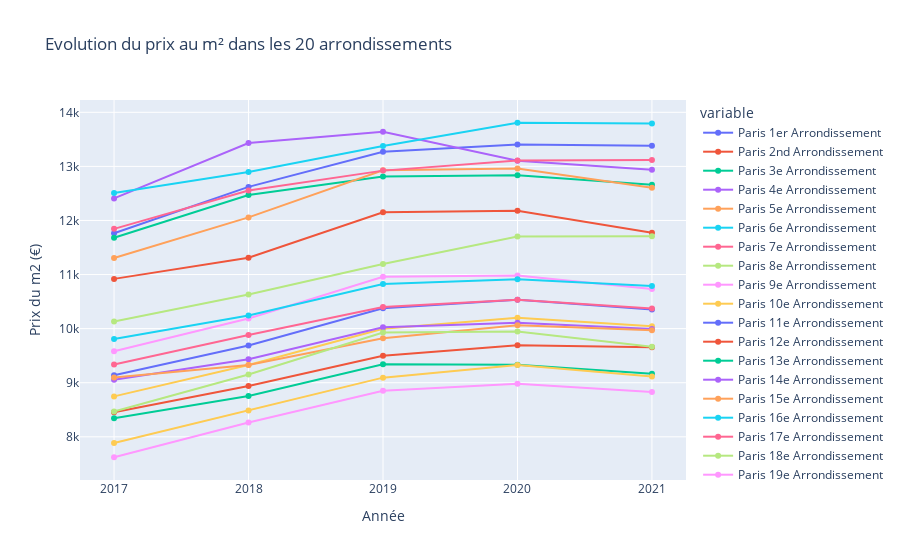

The cell this chart's notebook holds for it:
### Markdown cell above
Nous allons ajouter à cette visualisation tous les autres arrondissement avec une couleur différente.

### Code cell
#On affiche l'évolution du prix au m² par arrondissement dans Paris
prix_2A = (df_evolution_all.iloc[0:5,1]).to_list()
prix_3A = (df_evolution_all.iloc[0:5,2]).to_list()
prix_4A = (df_evolution_all.iloc[0:5,3]).to_list()
prix_5A = (df_evolution_all.iloc[0:5,4]).to_list()
prix_6A = (df_evolution_all.iloc[0:5,5]).to_list()
prix_7A = (df_evolution_all.iloc[0:5,6]).to_list()
prix_8A = (df_evolution_all.iloc[0:5,7]).to_list()
prix_9A = (df_evolution_all.iloc[0:5,8]).to_list()
prix_10A = (df_evolution_all.iloc[0:5,9]).to_list()
prix_11A = (df_evolution_all.iloc[0:5,10]).to_list()
prix_12A = (df_evolution_all.iloc[0:5,11]).to_list()
prix_13A = (df_evolution_all.iloc[0:5,12]).to_list()
prix_14A = (df_evolution_all.iloc[0:5,13]).to_list()
prix_15A = (df_evolution_all.iloc[0:5,14]).to_list()
prix_16A = (df_evolution_all.iloc[0:5,15]).to_list()
prix_17A = (df_evolution_all.iloc[0:5,16]).to_list()
prix_18A = (df_evolution_all.iloc[0:5,17]).to_list()
prix_19A = (df_evolution_all.iloc[0:5,18]).to_list()
prix_20A = (df_evolution_all.iloc[0:5,19]).to_list()


fig3 = px.line(df_evolution_all, 
               x=liste_annee, 
               y=[prix_1A,prix_2A,prix_3A,prix_4A,prix_5A,prix_6A,prix_7A,prix_8A,prix_9A,prix_10A,prix_11A,prix_12A,prix_13A,prix_14A,prix_15A,prix_16A,prix_17A,prix_18A,prix_19A,prix_20A],
               title='Evolution du prix au m² dans les 20 arrondissements',
               markers=True,
               labels={'x':'Année','value':'Prix du m2 (€)'}
               )
newnames = {'wide_variable_0':'Paris 1er Arrondissement',
            'wide_variable_1': 'Paris 2nd Arrondissement',
            'wide_variable_2': 'Paris 3e Arrondissement',
            'wide_variable_3': 'Paris 4e Arrondissement',
            'wide_variable_4': 'Paris 5e Arrondissement',
            'wide_variable_5': 'Paris 6e Arrondissement',
            'wide_variable_6': 'Paris 7e Arrondissement',
            'wide_variable_7': 'Paris 8e Arrondissement',
            'wide_variable_8': 'Paris 9e Arrondissement',
            'wide_variable_9': 'Paris 10e Arrondissement',
            'wide_variable_10': 'Paris 11e Arrondissement',
            'wide_variable_11': 'Paris 12e Arrondissement',
            'wide_variable_12': 'Paris 13e Arrondissement',
            'wide_variable_13': 'Paris 14e Arrondissement',
            'wide_variable_14':'Paris 15e Arrondissement',
            'wide_variable_15': 'Paris 16e Arrondissement',
            'wide_variable_16': 'Paris 17e Arrondissement',
            'wide_variable_17': 'Paris 18e Arrondissement',
            'wide_variable_18': 'Paris 19e Arrondissement',
            'wide_variable_19': 'Paris 20e Arrondissement'
            }
fig3.for_each_trace(lambda t: t.update(name = newnames[t.name], legendgroup = newnames[t.name], 
                                      hovertemplate = t.hovertemplate.replace(t.name, newnames[t.name])))
fig3.show()

### Figure 1 — Plotly figure (JSON) as saved in the notebook; plotly's stock layout.template omitted (floating-point values rounded to 4 significant figures)
{"data": [{"hovertemplate": "variable=Paris 1er Arrondissement<br>Année=%{x}<br>Prix du m2 (€)=%{y}<extra></extra>", "legendgroup": "Paris 1er Arrondissement", "line": {"color": "#636efa", "dash": "solid"}, "marker": {"symbol": "circle"}, "mode": "lines+markers", "name": "Paris 1er Arrondissement", "orientation": "v", "showlegend": true, "type": "scatter", "x": ["2017", "2018", "2019", "2020", "2021"], "xaxis": "x", "y": [11760.0, 12620.0, 13270.0, 13410.0, 13380.0], "yaxis": "y"}, {"hovertemplate": "variable=Paris 2nd Arrondissement<br>Année=%{x}<br>Prix du m2 (€)=%{y}<extra></extra>", "legendgroup": "Paris 2nd Arrondissement", "line": {"color": "#EF553B", "dash": "solid"}, "marker": {"symbol": "circle"}, "mode": "lines+markers", "name": "Paris 2nd Arrondissement", "orientation": "v", "showlegend": true, "type": "scatter", "x": ["2017", "2018", "2019", "2020", "2021"], "xaxis": "x", "y": [10920.0, 11310.0, 12150.0, 12180.0, 11770.0], "yaxis": "y"}, {"hovertemplate": "variable=Paris 3e Arrondissement<br>Année=%{x}<br>Prix du m2 (€)=%{y}<extra></extra>", "legendgroup": "Paris 3e Arrondissement", "line": {"color": "#00cc96", "dash": "solid"}, "marker": {"symbol": "circle"}, "mode": "lines+markers", "name": "Paris 3e Arrondissement", "orientation": "v", "showlegend": true, "type": "scatter", "x": ["2017", "2018", "2019", "2020", "2021"], "xaxis": "x", "y": [11680.0, 12470.0, 12810.0, 12830.0, 12660.0], "yaxis": "y"}, {"hovertemplate": "variable=Paris 4e Arrondissement<br>Année=%{x}<br>Prix du m2 (€)=%{y}<extra></extra>", "legendgroup": "Paris 4e Arrondissement", "line": {"color": "#ab63fa", "dash": "solid"}, "marker": {"symbol": "circle"}, "mode": "lines+markers", "name": "Paris 4e Arrondissement", "orientation": "v", "showlegend": true, "type": "scatter", "x": ["2017", "2018", "2019", "2020", "2021"], "xaxis": "x", "y": [12410.0, 13430.0, 13640.0, 13100.0, 12940.0], "yaxis": "y"}, {"hovertemplate": "variable=Paris 5e Arrondissement<br>Année=%{x}<br>Prix du m2 (€)=%{y}<extra></extra>", "legendgroup": "Paris 5e Arrondissement", "line": {"color": "#FFA15A", "dash": "solid"}, "marker": {"symbol": "circle"}, "mode": "lines+markers", "name": "Paris 5e Arrondissement", "orientation": "v", "showlegend": true, "type": "scatter", "x": ["2017", "2018", "2019", "2020", "2021"], "xaxis": "x", "y": [11310.0, 12060.0, 12930.0, 12960.0, 12610.0], "yaxis": "y"}, {"hovertemplate": "variable=Paris 6e Arrondissement<br>Année=%{x}<br>Prix du m2 (€)=%{y}<extra></extra>", "legendgroup": "Paris 6e Arrondissement", "line": {"color": "#19d3f3", "dash": "solid"}, "marker": {"symbol": "circle"}, "mode": "lines+markers", "name": "Paris 6e Arrondissement", "orientation": "v", "showlegend": true, "type": "scatter", "x": ["2017", "2018", "2019", "2020", "2021"], "xaxis": "x", "y": [12510.0, 12900.0, 13380.0, 13810.0, 13800.0], "yaxis": "y"}, {"hovertemplate": "variable=Paris 7e Arrondissement<br>Année=%{x}<br>Prix du m2 (€)=%{y}<extra></extra>", "legendgroup": "Paris 7e Arrondissement", "line": {"color": "#FF6692", "dash": "solid"}, "marker": {"symbol": "circle"}, "mode": "lines+markers", "name": "Paris 7e Arrondissement", "orientation": "v", "showlegend": true, "type": "scatter", "x": ["2017", "2018", "2019", "2020", "2021"], "xaxis": "x", "y": [11850.0, 12550.0, 12920.0, 13110.0, 13120.0], "yaxis": "y"}, {"hovertemplate": "variable=Paris 8e Arrondissement<br>Année=%{x}<br>Prix du m2 (€)=%{y}<extra></extra>", "legendgroup": "Paris 8e Arrondissement", "line": {"color": "#B6E880", "dash": "solid"}, "marker": {"symbol": "circle"}, "mode": "lines+markers", "name": "Paris 8e Arrondissement", "orientation": "v", "showlegend": true, "type": "scatter", "x": ["2017", "2018", "2019", "2020", "2021"], "xaxis": "x", "y": [10130.0, 10630.0, 11200.0, 11700.0, 11710.0], "yaxis": "y"}, {"hovertemplate": "variable=Paris 9e Arrondissement<br>Année=%{x}<br>Prix du m2 (€)=%{y}<extra></extra>", "legendgroup": "Paris 9e Arrondissement", "line": {"color": "#FF97FF", "dash": "solid"}, "marker": {"symbol": "circle"}, "mode": "lines+markers", "name": "Paris 9e Arrondissement", "orientation": "v", "showlegend": true, "type": "scatter", "x": ["2017", "2018", "2019", "2020", "2021"], "xaxis": "x", "y": [9582.0, 10190.0, 10960.0, 10980.0, 10730.0], "yaxis": "y"}, {"hovertemplate": "variable=Paris 10e Arrondissement<br>Année=%{x}<br>Prix du m2 (€)=%{y}<extra></extra>", "legendgroup": "Paris 10e Arrondissement", "line": {"color": "#FECB52", "dash": "solid"}, "marker": {"symbol": "circle"}, "mode": "lines+markers", "name": "Paris 10e Arrondissement", "orientation": "v", "showlegend": true, "type": "scatter", "x": ["2017", "2018", "2019", "2020", "2021"], "xaxis": "x", "y": [8747.0, 9328.0, 9999.0, 10200.0, 10040.0], "yaxis": "y"}, {"hovertemplate": "variable=Paris 11e Arrondissement<br>Année=%{x}<br>Prix du m2 (€)=%{y}<extra></extra>", "legendgroup": "Paris 11e Arrondissement", "line": {"color": "#636efa", "dash": "solid"}, "marker": {"symbol": "circle"}, "mode": "lines+markers", "name": "Paris 11e Arrondissement", "orientation": "v", "showlegend": true, "type": "scatter", "x": ["2017", "2018", "2019", "2020", "2021"], "xaxis": "x", "y": [9138.0, 9689.0, 10380.0, 10530.0, 10350.0], "yaxis": "y"}, {"hovertemplate": "variable=Paris 12e Arrondissement<br>Année=%{x}<br>Prix du m2 (€)=%{y}<extra></extra>", "legendgroup": "Paris 12e Arrondissement", "line": {"color": "#EF553B", "dash": "solid"}, "marker": {"symbol": "circle"}, "mode": "lines+markers", "name": "Paris 12e Arrondissement", "orientation": "v", "showlegend": true, "type": "scatter", "x": ["2017", "2018", "2019", "2020", "2021"], "xaxis": "x", "y": [8455.0, 8938.0, 9498.0, 9691.0, 9658.0], "yaxis": "y"}, {"hovertemplate": "variable=Paris 13e Arrondissement<br>Année=%{x}<br>Prix du m2 (€)=%{y}<extra></extra>", "legendgroup": "Paris 13e Arrondissement", "line": {"color": "#00cc96", "dash": "solid"}, "marker": {"symbol": "circle"}, "mode": "lines+markers", "name": "Paris 13e Arrondissement", "orientation": "v", "showlegend": true, "type": "scatter", "x": ["2017", "2018", "2019", "2020", "2021"], "xaxis": "x", "y": [8345.0, 8755.0, 9340.0, 9334.0, 9165.0], "yaxis": "y"}, {"hovertemplate": "variable=Paris 14e Arrondissement<br>Année=%{x}<br>Prix du m2 (€)=%{y}<extra></extra>", "legendgroup": "Paris 14e Arrondissement", "line": {"color": "#ab63fa", "dash": "solid"}, "marker": {"symbol": "circle"}, "mode": "lines+markers", "name": "Paris 14e Arrondissement", "orientation": "v", "showlegend": true, "type": "scatter", "x": ["2017", "2018", "2019", "2020", "2021"], "xaxis": "x", "y": [9055.0, 9434.0, 10030.0, 10110.0, 9994.0], "yaxis": "y"}, {"hovertemplate": "variable=Paris 15e Arrondissement<br>Année=%{x}<br>Prix du m2 (€)=%{y}<extra></extra>", "legendgroup": "Paris 15e Arrondissement", "line": {"color": "#FFA15A", "dash": "solid"}, "marker": {"symbol": "circle"}, "mode": "lines+markers", "name": "Paris 15e Arrondissement", "orientation": "v", "showlegend": true, "type": "scatter", "x": ["2017", "2018", "2019", "2020", "2021"], "xaxis": "x", "y": [9098.0, 9328.0, 9822.0, 10060.0, 9971.0], "yaxis": "y"}, {"hovertemplate": "variable=Paris 16e Arrondissement<br>Année=%{x}<br>Prix du m2 (€)=%{y}<extra></extra>", "legendgroup": "Paris 16e Arrondissement", "line": {"color": "#19d3f3", "dash": "solid"}, "marker": {"symbol": "circle"}, "mode": "lines+markers", "name": "Paris 16e Arrondissement", "orientation": "v", "showlegend": true, "type": "scatter", "x": ["2017", "2018", "2019", "2020", "2021"], "xaxis": "x", "y": [9809.0, 10240.0, 10830.0, 10910.0, 10790.0], "yaxis": "y"}, {"hovertemplate": "variable=Paris 17e Arrondissement<br>Année=%{x}<br>Prix du m2 (€)=%{y}<extra></extra>", "legendgroup": "Paris 17e Arrondissement", "line": {"color": "#FF6692", "dash": "solid"}, "marker": {"symbol": "circle"}, "mode": "lines+markers", "name": "Paris 17e Arrondissement", "orientation": "v", "showlegend": true, "type": "scatter", "x": ["2017", "2018", "2019", "2020", "2021"], "xaxis": "x", "y": [9337.0, 9881.0, 10400.0, 10540.0, 10370.0], "yaxis": "y"}, {"hovertemplate": "variable=Paris 18e Arrondissement<br>Année=%{x}<br>Prix du m2 (€)=%{y}<extra></extra>", "legendgroup": "Paris 18e Arrondissement", "line": {"color": "#B6E880", "dash": "solid"}, "marker": {"symbol": "circle"}, "mode": "lines+markers", "name": "Paris 18e Arrondissement", "orientation": "v", "showlegend": true, "type": "scatter", "x": ["2017", "2018", "2019", "2020", "2021"], "xaxis": "x", "y": [8466.0, 9153.0, 9928.0, 9947.0, 9666.0], "yaxis": "y"}, {"hovertemplate": "variable=Paris 19e Arrondissement<br>Année=%{x}<br>Prix du m2 (€)=%{y}<extra></extra>", "legendgroup": "Paris 19e Arrondissement", "line": {"color": "#FF97FF", "dash": "solid"}, "marker": {"symbol": "circle"}, "mode": "lines+markers", "name": "Paris 19e Arrondissement", "orientation": "v", "showlegend": true, "type": "scatter", "x": ["2017", "2018", "2019", "2020", "2021"], "xaxis": "x", "y": [7622.0, 8266.0, 8850.0, 8983.0, 8829.0], "yaxis": "y"}, {"hovertemplate": "variable=Paris 20e Arrondissement<br>Année=%{x}<br>Prix du m2 (€)=%{y}<extra></extra>", "legendgroup": "Paris 20e Arrondissement", "line": {"color": "#FECB52", "dash": "solid"}, "marker": {"symbol": "circle"}, "mode": "lines+markers", "name": "Paris 20e Arrondissement", "orientation": "v", "showlegend": true, "type": "scatter", "x": ["2017", "2018", "2019", "2020", "2021"], "xaxis": "x", "y": [7886.0, 8485.0, 9094.0, 9329.0, 9114.0], "yaxis": "y"}], "layout": {"legend": {"title": {"text": "variable"}, "tracegroupgap": 0}, "title": {"text": "Evolution du prix au m² dans les 20 arrondissements"}, "xaxis": {"anchor": "y", "domain": [0, 1], "title": {"text": "Année"}}, "yaxis": {"anchor": "x", "domain": [0, 1], "title": {"text": "Prix du m2 (€)"}}}}
